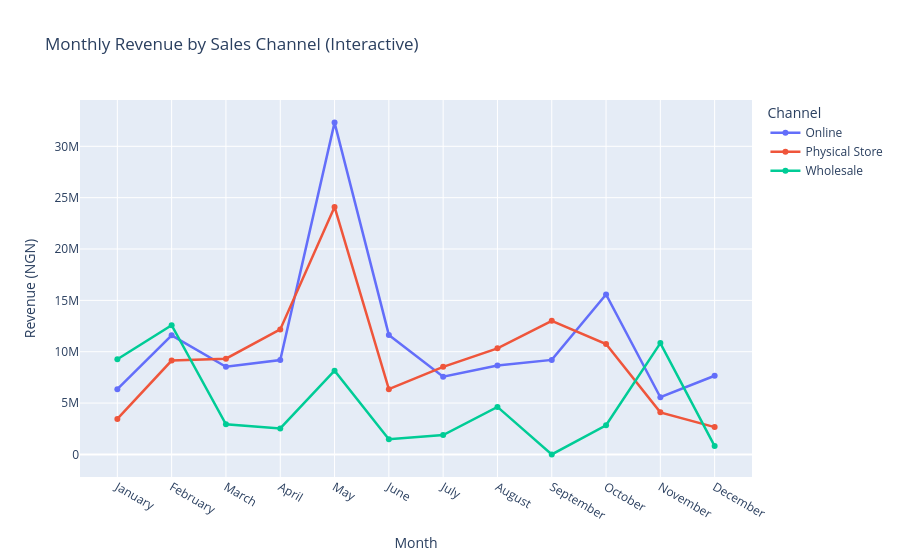

Source (notebook cell):
### Markdown cell above
---
## Section 5 — Interactive Visualization with Plotly

Plotly charts are **interactive** — hover over data points, zoom in, click legend items to toggle series.

These are ideal for presentations and dashboards.

### Code cell
# ── INTERACTIVE LINE: Monthly Revenue by Channel ─────────────────────────────

channel_month2 = (df.assign(Month=pd.Categorical(df['Month'], categories=month_order, ordered=True))
                    .groupby(['Month','Sales_Channel'])['Revenue_NGN']
                    .sum()
                    .reset_index()
                    .sort_values('Month'))

fig = px.line(channel_month2, x='Month', y='Revenue_NGN',
              color='Sales_Channel', markers=True,
              title='Monthly Revenue by Sales Channel (Interactive)',
              labels={'Revenue_NGN':'Revenue (NGN)','Month':'Month','Sales_Channel':'Channel'})
fig.update_traces(line_width=2.5)
fig.show()

### Figure 1 — Plotly figure (JSON) as saved in the notebook; plotly's stock layout.template omitted (floating-point values rounded to 4 significant figures)
{"data": [{"hovertemplate": "Channel=Online<br>Month=%{x}<br>Revenue (NGN)=%{y}<extra></extra>", "legendgroup": "Online", "line": {"color": "#636efa", "dash": "solid", "width": 2.5}, "marker": {"symbol": "circle"}, "mode": "lines+markers", "name": "Online", "orientation": "v", "showlegend": true, "type": "scatter", "x": ["January", "February", "March", "April", "May", "June", "July", "August", "September", "October", "November", "December"], "xaxis": "x", "y": [6346000.0, 11600000.0, 8532000.0, 9192000.0, 32310000.0, 11630000.0, 7572000.0, 8659000.0, 9201000.0, 15580000.0, 5566000.0, 7662000.0], "yaxis": "y"}, {"hovertemplate": "Channel=Physical Store<br>Month=%{x}<br>Revenue (NGN)=%{y}<extra></extra>", "legendgroup": "Physical Store", "line": {"color": "#EF553B", "dash": "solid", "width": 2.5}, "marker": {"symbol": "circle"}, "mode": "lines+markers", "name": "Physical Store", "orientation": "v", "showlegend": true, "type": "scatter", "x": ["January", "February", "March", "April", "May", "June", "July", "August", "September", "October", "November", "December"], "xaxis": "x", "y": [3456000.0, 9135000.0, 9317000.0, 12170000.0, 24100000.0, 6355000.0, 8529000.0, 10330000.0, 13010000.0, 10750000.0, 4096000.0, 2659000.0], "yaxis": "y"}, {"hovertemplate": "Channel=Wholesale<br>Month=%{x}<br>Revenue (NGN)=%{y}<extra></extra>", "legendgroup": "Wholesale", "line": {"color": "#00cc96", "dash": "solid", "width": 2.5}, "marker": {"symbol": "circle"}, "mode": "lines+markers", "name": "Wholesale", "orientation": "v", "showlegend": true, "type": "scatter", "x": ["January", "February", "March", "April", "May", "June", "July", "August", "September", "October", "November", "December"], "xaxis": "x", "y": [9263000.0, 12580000.0, 2927000.0, 2534000.0, 8151000.0, 1482000.0, 1890000.0, 4627000.0, 0.0, 2837000.0, 10840000.0, 807500.0], "yaxis": "y"}], "layout": {"legend": {"title": {"text": "Channel"}, "tracegroupgap": 0}, "title": {"text": "Monthly Revenue by Sales Channel (Interactive)"}, "xaxis": {"anchor": "y", "domain": [0, 1], "title": {"text": "Month"}}, "yaxis": {"anchor": "x", "domain": [0, 1], "title": {"text": "Revenue (NGN)"}}}}
